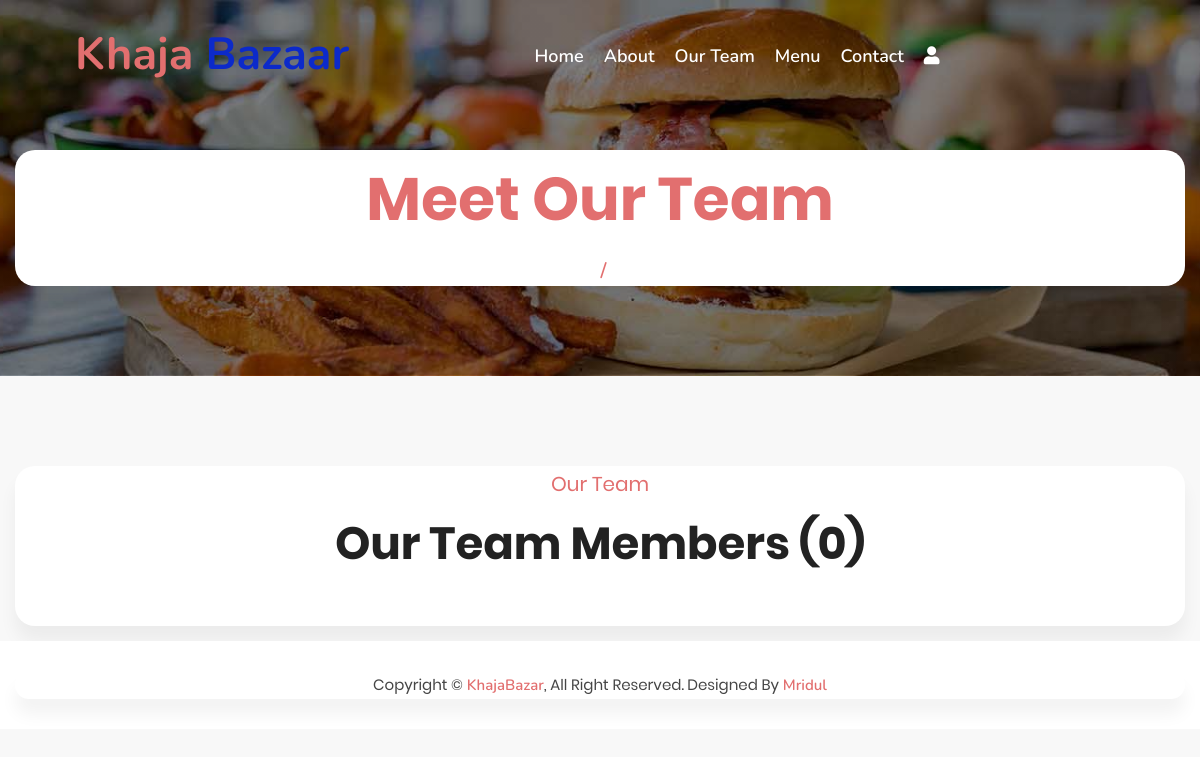
The page /team/ on the database as committed earlier.
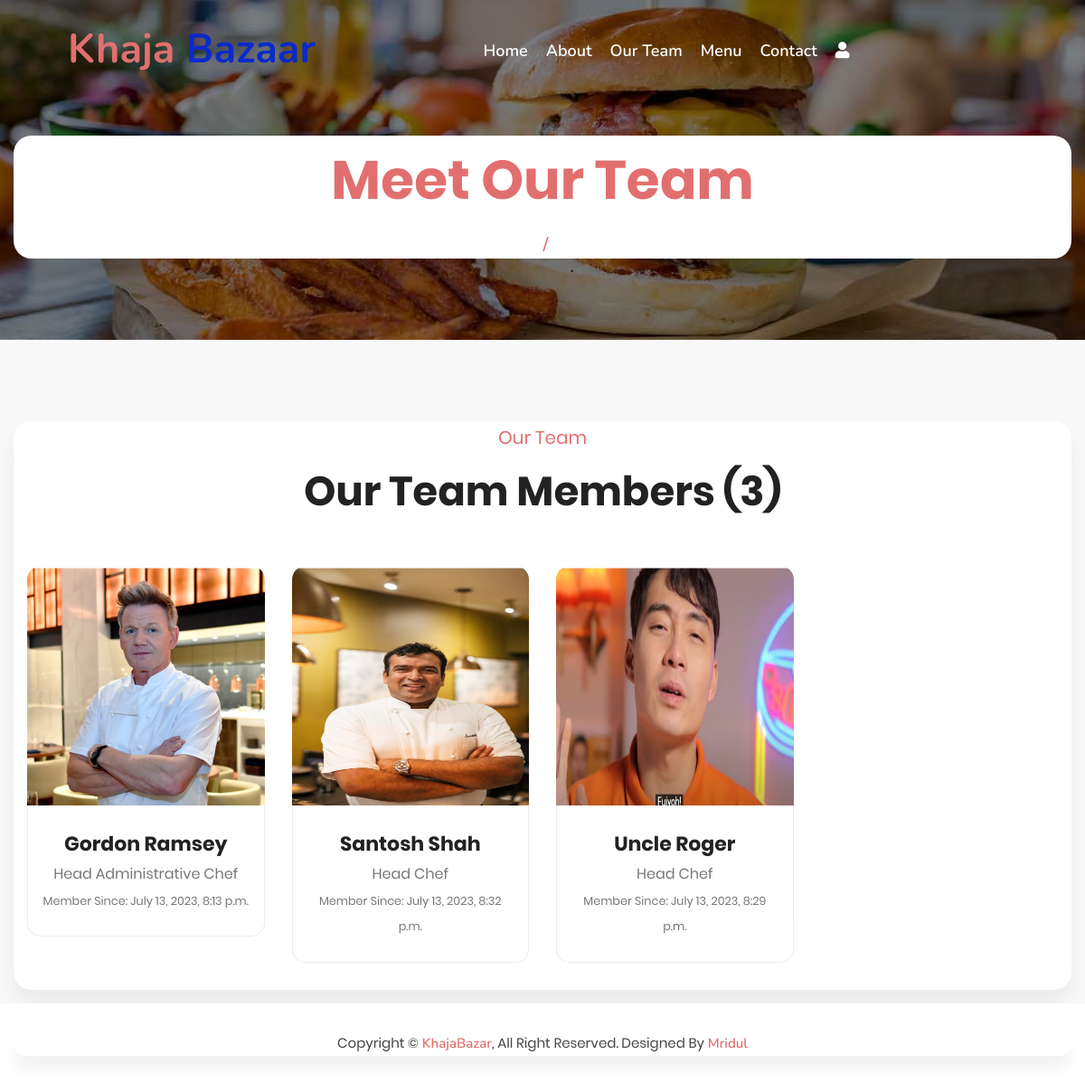
The same page on the database as committed later.
### home/models.py (models this page shows, shortened)
class Team(models.Model):
    name = models.CharField(max_length=100)
    designation = models.CharField(max_length=100)
    image = models.ImageField(upload_to="team")
    added_on = models.DateTimeField(auto_now_add=True)
    updated_on = models.DateTimeField(auto_now=True)

### home/views.py (the view)
# urls.py: path('team/',homeViews.team_members,name="team"),
def team_members(request):
    context={}
    members = Team.objects.all().order_by('name')
    context['team_members'] = members
    return render(request, 'team.html', context)

### template/team.html (shortened to what this page needs)
{% extends "base.html" %}
{% block content %}
        <div class="page-header">
            <div class="container">
                <div class="row">
                    <div class="col-12">
                        <h2>Meet Our Team</h2>
                    </div>
                    <div class="col-12">
                        <a href="/">Home</a>
                        <a href="{% url 'team' %}">Team</a>
                    </div>
                </div>
            </div>
        </div>
        <div class="team">
            <div class="container">
                <div class="section-header text-center">
                    <p>Our Team</p>
                    <h2>Our Team Members ({{team_members|length}})</h2>
                </div>
                <div class="row">
                {% for m in team_members %}
                    <div class="col-lg-3 col-md-6">
                        <div class="team-item">
                            <div class="team-img">
                                <img src="/media/{{m.image}}" style="height:250px;" alt="Image">
                                <div class="team-social">
                                </div>
                            </div>
                            <div class="team-text">
                                <h2>{{m.name}}</h2>
                                <p>{{m.designation}}</p>
                                <p><small>Member Since: {{m.added_on}}</small></p>
                            </div>
                        </div>
                    </div>
                {% endfor %}
                </div>
            </div>
        </div>
{% endblock %}

### template/base.html (shortened to what this page needs)
<!DOCTYPE html>
{% load static %}
<html lang="en">
<head>
    <link href="https://stackpath.bootstrapcdn.com/bootstrap/4.4.1/css/bootstrap.min.css" rel="stylesheet">
    <link href="https://cdnjs.cloudflare.com/ajax/libs/font-awesome/5.10.0/css/all.min.css" rel="stylesheet">
    <link href="/static/lib/animate/animate.min.css" rel="stylesheet">
    <link href="/static/lib/owlcarousel/assets/owl.carousel.min.css" rel="stylesheet">
    <link href="/static/lib/flaticon/font/flaticon.css" rel="stylesheet">
    <link href="/static/lib/tempusdominus/css/tempusdominus-bootstrap-4.min.css" rel="stylesheet" />
    <link rel="stylesheet" href="{% static 'css/style.css' %}">
    <link rel="stylesheet" href="{% static 'auth/css/style.css' %}">
</head>
<body>
    <div class="navbar navbar-expand-lg bg-light navbar-light">
        <div class="container-fluid">
            <a href="{% url 'index' %}" class="navbar-brand">Khaja <span>Bazaar</span></a>
            <div class="collapse navbar-collapse justify-content-between" id="navbarCollapse">
                <div class="navbar-nav mx-auto">
                    <a href="{% url 'index' %}" class="nav-item nav-link active">Home</a>
                    <a href="{% url 'about' %}" class="nav-item nav-link">About</a>
                    <a href="{% url 'team' %}" class="nav-item nav-link">Our Team</a>
                    <a href="{% url 'all_dishes' %}" class="nav-item nav-link">Menu</a>
                    <a href="{% url 'contact' %}" class="nav-item nav-link">Contact</a>
                    {% if user.is_authenticated %}
                    <div class="nav-item dropdown">
                        <a href="#" class="nav-link dropdown-toggle" data-toggle="dropdown"><i class="fas fa-user"></i></a>
                        <div class="dropdown-menu">
                            <a href="{% url 'dashboard' %}" class="dropdown-item">Dashboard</a>
                            <a href="{% url 'logout' %}" class="dropdown-item">Logout</a>
                        </div>
                    </div>
                    {% else %}
                    <a href="{% url 'register' %}" class="nav-link"><i class="fas fa-user"></i></a>
                    {% endif %}
                </div>
            </div>
        </div>
    </div>
    {% block content %}
    {% endblock %}
    <div class="footer">
        <div class="copyright">
            <div class="container">
                <p>Copyright &copy; <a href="#">KhajaBazar</a>, All Right Reserved.</p>
                <p>Designed By <a href="#">Mridul</a></p>
            </div>
        </div>
    </div>
</body>
</html>

### static/css/style.css (style rules this page uses)
body { color: #757575; background: #ffffff; font-family: "open sans", sans-serif; }
h1, h2, h3, h4, h5, h6 { color: #454545; font-family: "Nunito", sans-serif; }
a { font-family: "Nunito", sans-serif; font-weight: 600; color: #fbaf32; transition: 0.3s; }
.container-fluid { max-width: 1366px; }
.navbar { position: relative; transition: 0.5s; z-index: 999; }
.navbar .navbar-brand { margin: 0; color: #e26f6f; font-size: 45px; line-height: 0px; font-weight: 700; font-family: "Nunito", sans-serif; transition: 0.5s; }
.navbar .navbar-brand span { color: #0c2aca; }
@media (min-width: 992px) { .navbar { position: absolute; width: 100%; padding: 30px 60px; background: transparent !important; z-index: 9; } }
@media (min-width: 992px) { .navbar .navbar-brand { color: #e26f6f; } }
@media (min-width: 992px) { .navbar-light .navbar-nav .nav-link, .navbar-light .navbar-nav .nav-link:focus { padding: 10px 10px 8px 10px; font-family: "Nunito", sans-serif; color: #ffffff; font-size: 18px; font-weight: 600; } }
@media (min-width: 992px) { .navbar-light .navbar-nav .nav-link:hover, .navbar-light .navbar-nav .nav-link.active { color: #e26f6f; } }
.page-header { position: relative; margin-bottom: 45px; padding: 150px 0 90px 0; text-align: center; background: linear-gradient(rgba(0, 0, 0, 0.5), rgba(0, 0, 0, 0.5)), url(../img/page-header.jpg); background-position: center; background-repeat: no-repeat; background-size: cover; }
.page-header h2 { position: relative; color: #E26F6F; font-size: 60px; font-weight: 700; }
.page-header a { position: relative; padding: 0 12px; font-size: 20px; text-transform: uppercase; color: #ffffff; }
.page-header a::after { position: absolute; content: "/"; width: 8px; height: 8px; top: -1px; right: -7px; text-align: center; color: #E26F6F; }
.page-header a:last-child::after { display: none; }
.section-header { position: relative; margin-bottom: 45px; }
.section-header p { color: #e26f6f; margin-bottom: 5px; position: relative; font-size: 20px; }
.section-header h2 { margin: 0; position: relative; font-size: 45px; font-weight: 700; }
.team { position: relative; width: 100%; padding: 45px 0 15px 0; }
.team .team-item { position: relative; margin-bottom: 30px; background: #ffffff; }
.team .team-img { position: relative; border-radius: 15px 15px 0 0; overflow: hidden; }
.team .team-img img { position: relative; width: 100%; margin-top: 15px; transform: scale(1.1); transition: 0.3s; }
.team .team-social { position: absolute; width: 100%; height: 100%; top: 0; left: 0; display: flex; align-items: center; justify-content: center; transition: 0.5s; }
.team .team-text { position: relative; padding: 25px 15px; text-align: center; background: #ffffff; border: 1px solid rgba(0, 0, 0, 0.07); border-top: none; border-radius: 0 0 15px 15px; }
.team .team-text h2 { font-size: 22px; font-weight: 700; }
.team .team-text p { margin: 0; font-size: 16px; }
.footer { position: relative; background: rgba(0, 0, 0, 0.04); }
.footer .copyright { position: relative; width: 100%; padding: 30px 0; text-align: center; background: #ffffff; }
.footer .copyright p { margin: 0; display: inline-block; color: #454545; }
.footer .copyright p a { color: #e26f6f; }

### static/auth/css/style.css (style rules this page uses)
img { max-width: 100%; height: auto; }
p { margin-bottom: 0px; font-size: 15px; color: #777; }
h2 { line-height: 1.66; margin: 0; padding: 0; font-weight: bold; color: #222; font-family: Poppins; font-size: 36px; }
body { font-size: 13px; line-height: 1.8; color: #222; background: #f8f8f8; font-weight: 400; font-family: Poppins; }
.container { width: 9000px; background: #fff; margin: 0 auto; box-shadow: 0px 15px 16.83px 0.17px rgba(0, 0, 0, 0.05); -moz-box-shadow: 0px 15px 16.83px 0.17px rgba(0, 0, 0, 0.05); -webkit-box-shadow: 0px 15px 16.83px 0.17px rgba(0, 0, 0, 0.05); -o-box-shadow: 0px 15px 16.83px 0.17px rgba(0, 0, 0, 0.05); -ms-box-shadow: 0px 15px 16.83px 0.17px rgba(0, 0, 0, 0.05); border-radius: 20px; -moz-border-radius: 20px; -webkit-border-radius: 20px; -o-border-radius: 20px; -ms-border-radius: 20px; }
@media screen and (max-width: 1200px) { .container { width: calc( 100% - 30px); max-width: 100%; } }
@media screen and (min-width: 1024px) { .container { max-width: 1200px; } }

### template/base.html (style rules this page uses)
.nav-link { color:white !important }

Rows that differ between the two databases and show on the page:
added Team: image (picture), name "Gordon Ramsey", designation "Head Administrative Chef", added_on "July 13, 2023, 8:13 p.m."
added Team: image (picture), name "Santosh Shah", designation "Head Chef", added_on "July 13, 2023, 8:32 p.m."
added Team: image (picture), name "Uncle Roger", designation "Head Chef", added_on "July 13, 2023, 8:29 p.m."
Other text that changed with them:
{{ team_members|length }}: "0" → "3"
